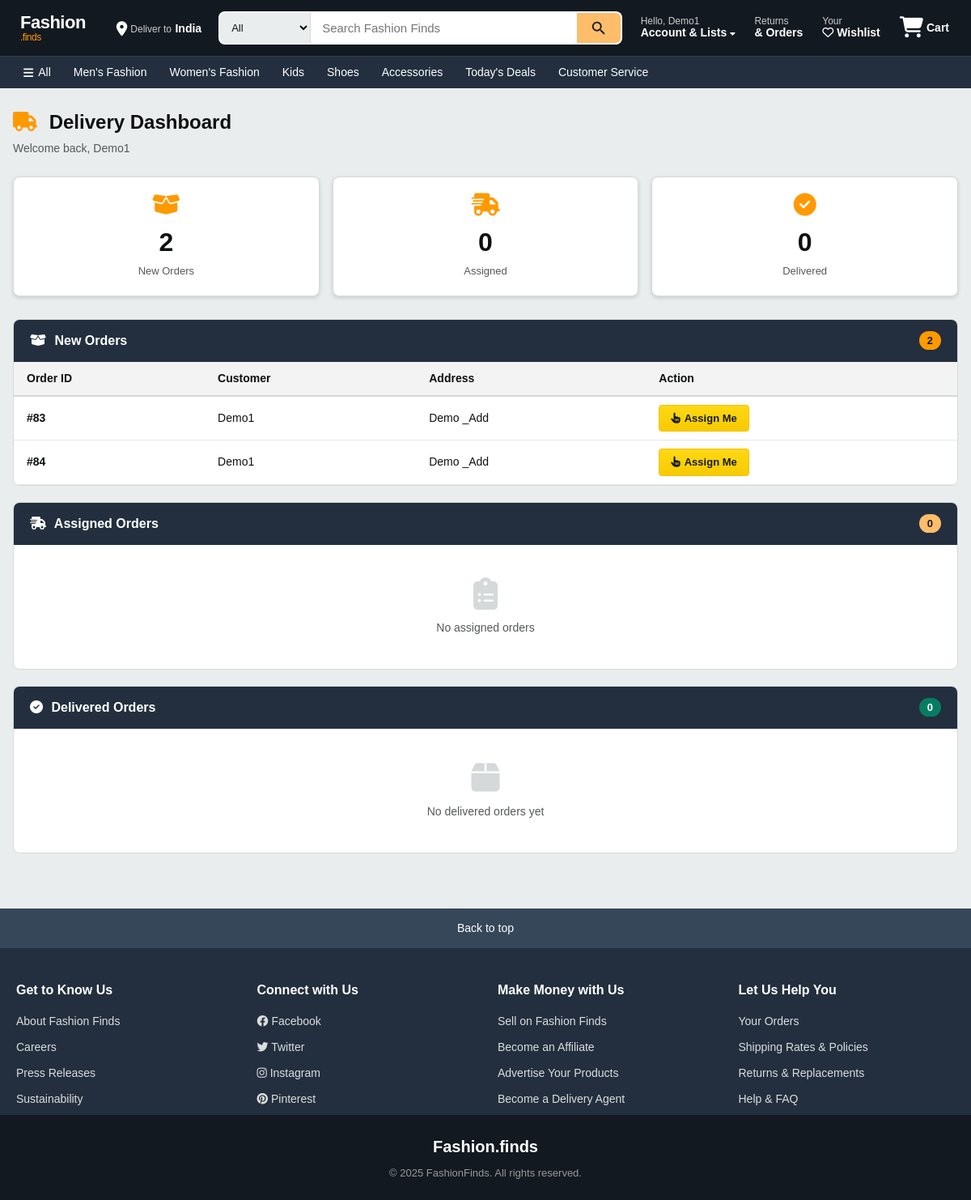
/delivery/dashboard (signed in), run on an earlier commit of the app's database.
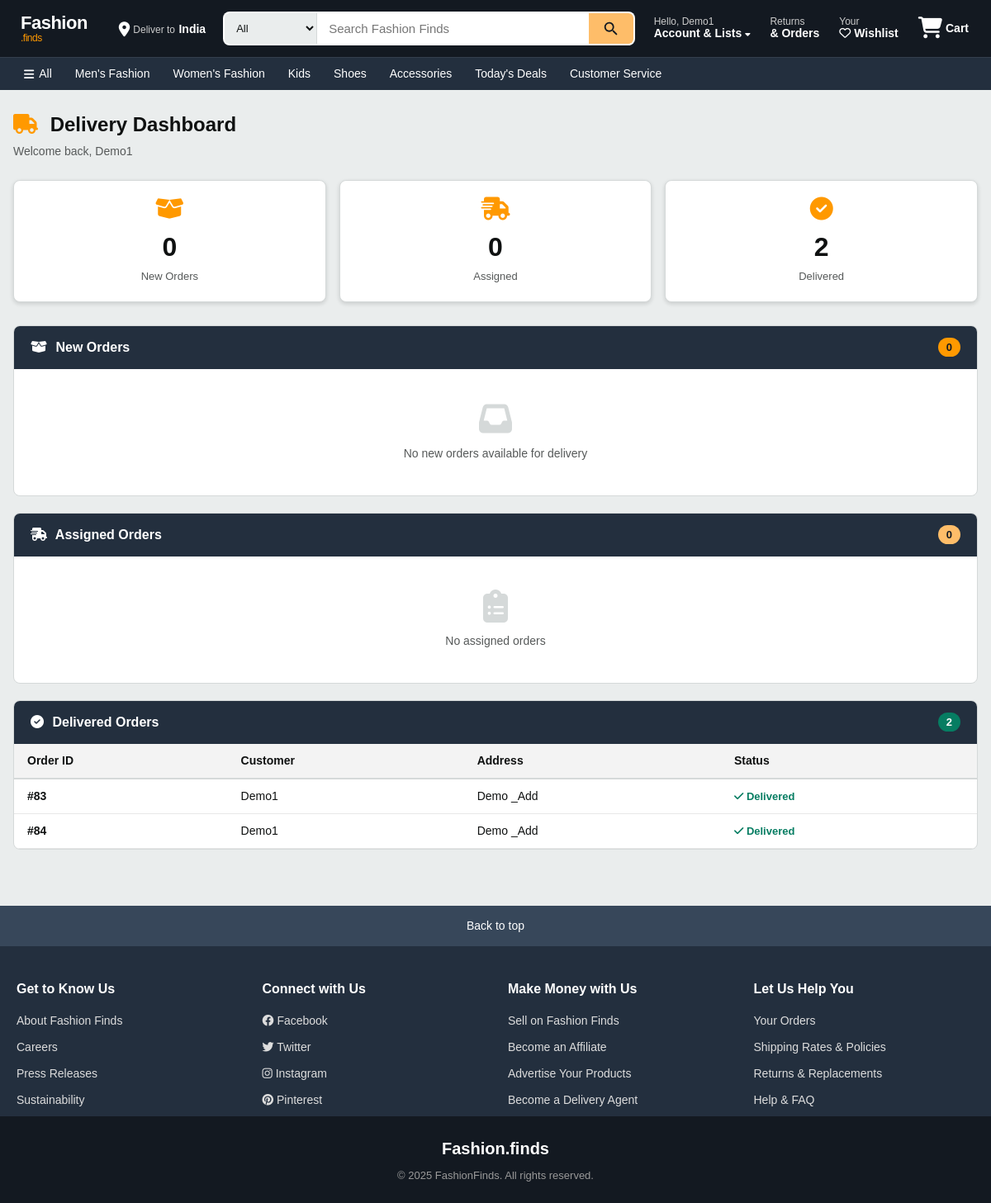
And on a later commit of the database.
### app/models.py (models this page shows, shortened)
class Order(db.Model):
    __tablename__ = 'orders'
    id = db.Column(db.Integer, primary_key=True)
    user_id = db.Column(db.Integer, db.ForeignKey('users.id'), nullable=False)
    total_price = db.Column(db.Float, nullable=False)
    status = db.Column(db.String(50), nullable=False, default="Pending")  # ('Pending', 'Shipped', 'Delivered', 'Cancelled')
    order_date = db.Column(db.DateTime, nullable=False, default=lambda: datetime.now(timezone.utc))
    delivery_date = db.Column(db.DateTime, nullable=True)
    order_items = db.relationship('OrderItem', backref='order', lazy=True, cascade="all, delete-orphan")
    delivery_person_id = db.Column(db.Integer, db.ForeignKey('users.id'), nullable=True)
    customer_name = db.Column(db.String(100), nullable=False)
    address_line_1 = db.Column(db.String(100), nullable=False)
    state = db.Column(db.String(100), nullable=False)
    city = db.Column(db.String(100), nullable=False)
    pincode = db.Column(db.String(20), nullable=False)
    mail = db.Column(db.String(50), nullable=False)

### app/delivery.py (the view)
@delivery_bp.route('/dashboard')
@login_required
def dashboard():
    person = current_user
    if not person:
        return "User not found", 404  # Handle non-existent users
    available_orders = Order.query.filter_by(city=person.city, delivery_person_id=None).all()
    delivered_orders = Order.query.filter_by(status="Delivered", delivery_person_id=person.id).all()
    assigned_orders = Order.query.filter(Order.delivery_person_id == person.id, Order.status != "Delivered").all()
    return render_template('delivery_dashboard.html', person=person, new_orders=available_orders, assigned_orders=assigned_orders, delivered=delivered_orders)

### app/templates/delivery_dashboard.html (shortened to what the changed rows need)
{% extends "base.html" %}
{% block content %}
<div class="del-dash-page">
    <div class="del-dash-header">
        <h1><i class="fas fa-truck"></i> Delivery Dashboard</h1>
    </div>
    <div class="del-dash-stats">
        <div class="del-stat-card">
            <i class="fas fa-box-open"></i>
            <div class="del-stat-value">{{ new_orders|length }}</div>
            <div class="del-stat-label">New Orders</div>
        </div>
        <div class="del-stat-card">
            <i class="fas fa-check-circle"></i>
            <div class="del-stat-value">{{ delivered|length }}</div>
            <div class="del-stat-label">Delivered</div>
        </div>
    </div>
    <div class="del-dash-section">
        <div class="del-section-header">
            <h2><i class="fas fa-box-open"></i> New Orders</h2>
            <span class="del-badge">{{ new_orders|length }}</span>
        </div>
        {% if new_orders %}
        <div class="del-table-wrap">
            <table class="del-table">
                <thead>
                    <tr>
                        <th>Order ID</th>
                        <th>Customer</th>
                        <th>Address</th>
                        <th>Action</th>
                    </tr>
                </thead>
                <tbody>
                    {% for order in new_orders %}
                    <tr>
                        <td><strong>#{{ order.id }}</strong></td>
                        <td>{{ order.customer_name }}</td>
                        <td>{{ order.address_line_1 }}</td>
                        <td>
                            <a href="{{ url_for('delivery.assign_delivery', order_id=order.id) }}" class="del-btn del-btn-assign">
                                <i class="fas fa-hand-pointer"></i> Assign Me
                            </a>
                        </td>
                    </tr>
                    {% endfor %}
                </tbody>
            </table>
        </div>
        {% else %}
        <div class="del-empty">
            <i class="fas fa-inbox"></i>
            <p>No new orders available for delivery</p>
        </div>
        {% endif %}
    </div>
    <div class="del-dash-section">
        <div class="del-section-header">
            <h2><i class="fas fa-shipping-fast"></i> Assigned Orders</h2>
        </div>
    </div>
    <div class="del-dash-section">
        <div class="del-section-header">
            <h2><i class="fas fa-check-circle"></i> Delivered Orders</h2>
            <span class="del-badge del-badge-success">{{ delivered|length }}</span>
        </div>
        {% if delivered %}
        <div class="del-table-wrap">
            <table class="del-table">
                <thead>
                    <tr>
                        <th>Order ID</th>
                        <th>Customer</th>
                        <th>Address</th>
                        <th>Status</th>
                    </tr>
                </thead>
                <tbody>
                    {% for order in delivered %}
                    <tr>
                        <td><strong>#{{ order.id }}</strong></td>
                        <td>{{ order.customer_name }}</td>
                        <td>{{ order.address_line_1 }}</td>
                        <td><span class="del-status-delivered"><i class="fas fa-check"></i> Delivered</span></td>
                    </tr>
                    {% endfor %}
                </tbody>
            </table>
        </div>
        {% else %}
        <div class="del-empty">
            <i class="fas fa-box"></i>
            <p>No delivered orders yet</p>
        </div>
        {% endif %}
    </div>
</div>
{% endblock %}

What changed in the data, as far as the page shows it:
changed Order id 83: moves from the list under "New Orders" to the list under "Delivered Orders"
changed Order id 84: moves from the list under "New Orders" to the list under "Delivered Orders"
Also different on the page:
{{ new_orders|length }}: "2" → "0"
{{ delivered|length }}: "0" → "2"
text no longer shown: "Action No delivered orders yet"
text now shown: "No new orders available for delivery Status"
